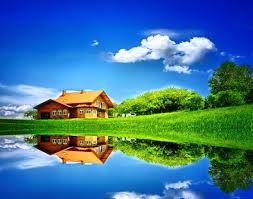
#> input picture test.jpg, 253 x 199 px
$ python -i img_converter.py   (imports and definitions only)   (older library calls are emulated)
#> lines starting #> are read from the running program, lines starting #| are printed output that depends on the picture
from skimage import color
from skimage import io
import numpy as np
from PIL import Image
import matplotlib.pyplot as plt
import cv2
import os
def ycbcr2rgb(im):
	xform = np.squeeze(np.array([[1, 0, 1.402], [1, -0.34414, -.71414], [1, 1.772, 0]]))
	rgb = im.astype(np.float)
	rgb[:,:,[1,2]] -= 128
	rgb = rgb.dot(xform.T)
	np.putmask(rgb, rgb > 255, 255)
	np.putmask(rgb, rgb < 0, 0)
	return np.uint8(rgb)
def rgb2ycbcr(im):
	xform = np.squeeze(np.array([[.299, .587, .114], [-.1687, -.3313, .5], [.5, -.4187, -.0813]]))
	ycbcr = im.dot(xform.T)
	ycbcr[:,:,[1,2]] += 128
	return np.uint8(ycbcr)

def convert(path):
#> called with path = 'test.jpg'
	path1='/home/ashwin/Desktop/PixColor/testchromadata/'
	path2='/home/ashwin/Desktop/PixColor/testgraydata/'
	im = Image.open(path,mode='r')
#> im is the input picture: PIL image 253x199 RGB; mean R, G, B 63.2, 118, 149.4
	#im = im.resize((224, 224), Image.ANTIALIAS)
	shapes=np.asarray(im).shape
#> shapes = (199, 253, 3)
	w=shapes[1]
#> w = 253
	h=shapes[0]
#> h = 199
	image = rgb2ycbcr(np.squeeze(np.asarray(im)))
#> in rgb2ycbcr, `ycbcr[:,:,[1,2]] += 128`:
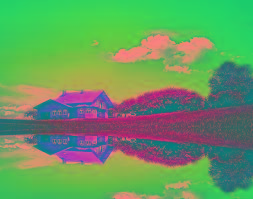
#> ycbcr: shape (199, 253, 3) float64; mean of channels 0, 1, 2 105.2, 152.9, 98.1; drawn as R, G, B

	img=Image.fromarray(image)
	YY=image[:,:,0]
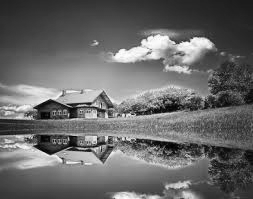
#> YY: shape (199, 253); min 1, max 254, mean 104.7

	a=np.full((h,w), 128, dtype=np.uint8)
	Cb=image[:,:,1]
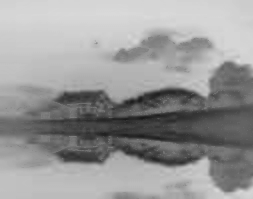
#> Cb: shape (199, 253); min 24, max 221, mean 152.4
	Cr=image[:,:,2]
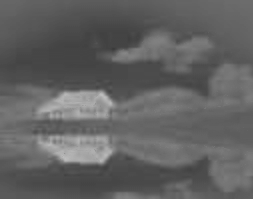
#> Cr: shape (199, 253); min 58, max 190, mean 97.6


	just_Y=cv2.merge((YY,a,a))
#> just_Y: shape (199, 253, 3); mean of channels 0, 1, 2 104.7, 128, 128
	just_Cb=cv2.merge((a,Cb,a))
#> just_Cb: shape (199, 253, 3); mean of channels 0, 1, 2 128, 152.4, 128
	just_Cr=cv2.merge((a,a,Cr))
#> just_Cr: shape (199, 253, 3); mean of channels 0, 1, 2 128, 128, 97.6
	just_CbCr=cv2.merge((a,Cb,Cr))
#> just_CbCr: shape (199, 253, 3); mean of channels 0, 1, 2 128, 152.4, 97.6

	YY=ycbcr2rgb(just_Y)
#> in ycbcr2rgb, `rgb = im.astype(np.float)`: rgb: shape (199, 253, 3) float64; mean of channels 0, 1, 2 104.7, 128, 128
#> in ycbcr2rgb, `rgb[:,:,[1,2]] -= 128`: rgb: shape (199, 253, 3) float64; mean of channels 0, 1, 2 104.7, 0, 0
#> in ycbcr2rgb, `rgb = rgb.dot(xform.T)`: rgb: shape (199, 253, 3) float64; mean of channels 0, 1, 2 104.7, 104.7, 104.7
	Cb=ycbcr2rgb(just_Cb)
#> in ycbcr2rgb (call 2), `rgb = im.astype(np.float)`: rgb: shape (199, 253, 3) float64; mean of channels 0, 1, 2 128, 152.4, 128
#> in ycbcr2rgb (call 2), `rgb[:,:,[1,2]] -= 128`: rgb: shape (199, 253, 3) float64; mean of channels 0, 1, 2 128, 24.4, 0
#> in ycbcr2rgb (call 2), `rgb = rgb.dot(xform.T)`: rgb: shape (199, 253, 3) float64; mean of channels 0, 1, 2 128, 119.6, 171.3
#> in ycbcr2rgb (call 2), `np.putmask(rgb, rgb > 255, 255)`: rgb: shape (199, 253, 3) float64; mean of channels 0, 1, 2 128, 119.6, 167.3
#> in ycbcr2rgb (call 2), `np.putmask(rgb, rgb < 0, 0)`: rgb: shape (199, 253, 3) float64; mean of channels 0, 1, 2 128, 119.6, 167.8
	Cr=ycbcr2rgb(just_Cr)
#> in ycbcr2rgb (call 3), `rgb = im.astype(np.float)`: rgb: shape (199, 253, 3) float64; mean of channels 0, 1, 2 128, 128, 97.6
#> in ycbcr2rgb (call 3), `rgb[:,:,[1,2]] -= 128`: rgb: shape (199, 253, 3) float64; mean of channels 0, 1, 2 128, 0, -30.4
#> in ycbcr2rgb (call 3), `rgb = rgb.dot(xform.T)`: rgb: shape (199, 253, 3) float64; mean of channels 0, 1, 2 85.4, 149.7, 128
#> in ycbcr2rgb (call 3), `return np.uint8(rgb)`:
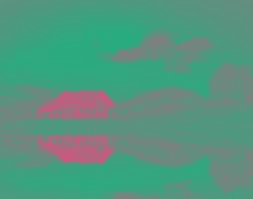
#> returned value: shape (199, 253, 3); mean of channels 0, 1, 2 84.7, 149.2, 128; drawn as R, G, B
	CbCr=ycbcr2rgb(just_CbCr)
#> in ycbcr2rgb (call 4), `rgb = im.astype(np.float)`: rgb: shape (199, 253, 3) float64; mean of channels 0, 1, 2 128, 152.4, 97.6
#> in ycbcr2rgb (call 4), `rgb[:,:,[1,2]] -= 128`: rgb: shape (199, 253, 3) float64; mean of channels 0, 1, 2 128, 24.4, -30.4
#> in ycbcr2rgb (call 4), `rgb = rgb.dot(xform.T)`: rgb: shape (199, 253, 3) float64; mean of channels 0, 1, 2 85.4, 141.3, 171.3
#> in ycbcr2rgb (call 4), `np.putmask(rgb, rgb > 255, 255)`: rgb: shape (199, 253, 3) float64; mean of channels 0, 1, 2 85.4, 141.3, 167.3
#> in ycbcr2rgb (call 4), `np.putmask(rgb, rgb < 0, 0)`: rgb: shape (199, 253, 3) float64; mean of channels 0, 1, 2 85.4, 141.3, 167.8
#> in ycbcr2rgb (call 4), `return np.uint8(rgb)`:
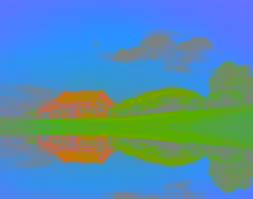
#> returned value: shape (199, 253, 3); mean of channels 0, 1, 2 84.7, 140.8, 167.4; drawn as R, G, B

	name=path.split('/')[-1]
	yyimg=Image.fromarray(np.roll(YY, 1, axis=-1))
	yyimg.save(path2+name)

	# [5 lines of commented-out code are left out]

	CbCrimg=Image.fromarray(np.roll(CbCr, 1, axis=-1))
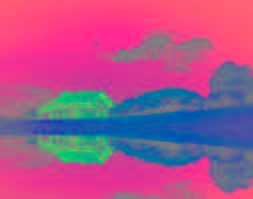
#> CbCrimg: PIL image 253x199 RGB; mean R, G, B 167.4, 84.7, 140.8
	CbCrimg.save(path1+name)


>>> result = convert('test.jpg')
